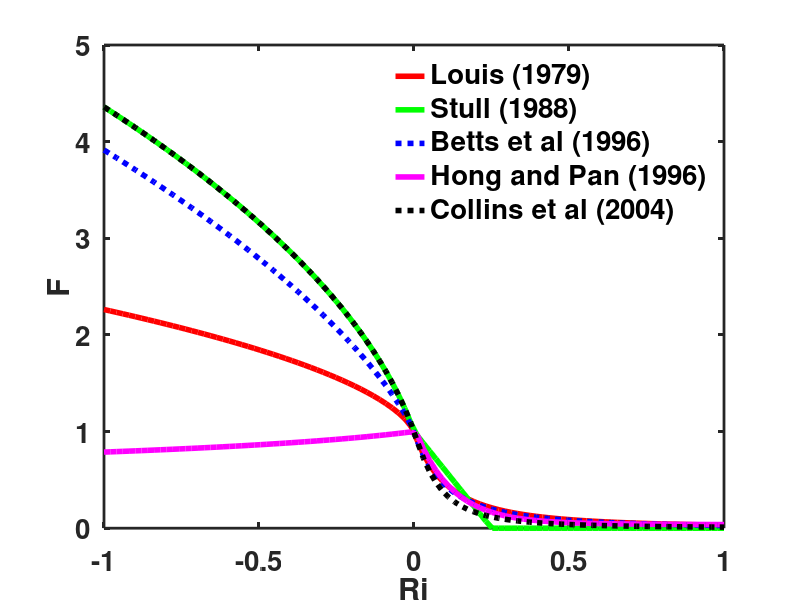

Recreate this plot in MATLAB.
clear all;

% Note: for unstable conditions, a non-local scheme is probably better
vk  = 0.4;
Ric = 0.25;
lm  = 100;

n1=100;
n2=51;
Ri=linspace(-1,1,n1);
z0 = 0.1;
z = [1 5 10 50 100 500 1000 5000];

% Louis (1979)
b=9.4;
for i=1:n1
 for j=1:8
  if(Ri(i)<0)
   % Unstable atmosphere
   a = vk/log(z(j)/z0);          % Eq. 13
   c = 7.4*a*a*b*sqrt(z(j)/z0);  % Eq. 20
   Fc1(i,j) = 1 - b*Ri(i)/(1+c*sqrt(abs(Ri(i)))); % Eq. 14
  else
   % Stable atmosphere
   Fc1(i,j) = (1 + 0.5*b*Ri(i))^-2.0; % Eq. 15
  end
 end
end

% Stull (1988) p.209
% Jacobson (2005) p.251
for i=1:n1
  if(Ri(i)<=0)
    % Unstable atmosphere
    Fc2(i) = (1-18*Ri(i))^(0.5); % Stull Tab. 6.4
  elseif(Ri(i)<=Ric)
    % Weakly unstable atmosphere 
    Fc2(i) = (Ric-Ri(i))/Ric; % Jac Eq. 8.70 or Stull Tab. 6.4
  else
    % Stable atmosphere
    Fc2(i)=0.0;
  end
end

% Betts et al 1996 (also Hong 2006)
for i=1:n1
  if(Ri(i)<0)
   % Unstable atmosphere
   Fc3(i) = 1-8*Ri(i)/(1+1.746*sqrt(-Ri(i))); % Eq. A20b
  else
   % Stable atmosphere
   Fc3(i) = (1 + 5*Ri(i))^(-2);  % Eq. A18
  end
end

% Hong 1996
for i=1:n1
  if(Ri(i)<0)
   % Unstable atmosphere
   Fc4(i) = (1.0-1.6*Ri(i))^(-0.25); % Eq. 5
  else
   % Stable atmosphere
   Fc4(i) = exp(-8.5*Ri(i)) + 0.15/(Ri(i)+3.0);  % Eq. 13
  end
end

% Collins et al (2004)
for i=1:n1
  if(Ri(i)<0)
   % Unstable atmosphere
   Fc5(i) = (1-18*Ri(i))^(0.5); % Eq. 4.464
  else
   % Stable atmosphere
   Fc5(i) = 1/(1 + 10*Ri(i)+80*Ri(i)*Ri(i));  % Eq. 4.465
  end
end

iz = 4;
z(iz)
plot(Ri(:),Fc1(:,iz),'r-',"linewidth",4);hold on;
plot(Ri(:),Fc2(:),'g-',"linewidth",4);
plot(Ri(:),Fc3(:),'b:',"linewidth",4);
plot(Ri(:),Fc4(:),'m-',"linewidth",4);
plot(Ri(:),Fc5(:),'k:',"linewidth",4);

hold off;
xlabel('Ri',"fontweight","bold","fontsize",20)
ylabel('F',"fontweight","bold","fontsize",20)
set(gca,"fontsize",20)
h=get (gcf, "currentaxes");
set(h,"fontweight","bold","linewidth",2)

h2=legend('Louis (1979)','Stull (1988)','Betts et al (1996)','Hong and Pan (1996)','Collins et al (2004)','location', 'northeast');
set(h2,"fontweight","bold","fontsize",20)
set(h2,"Box","off")

print -dpng -color "-S700,500" Kz_Fc.png

